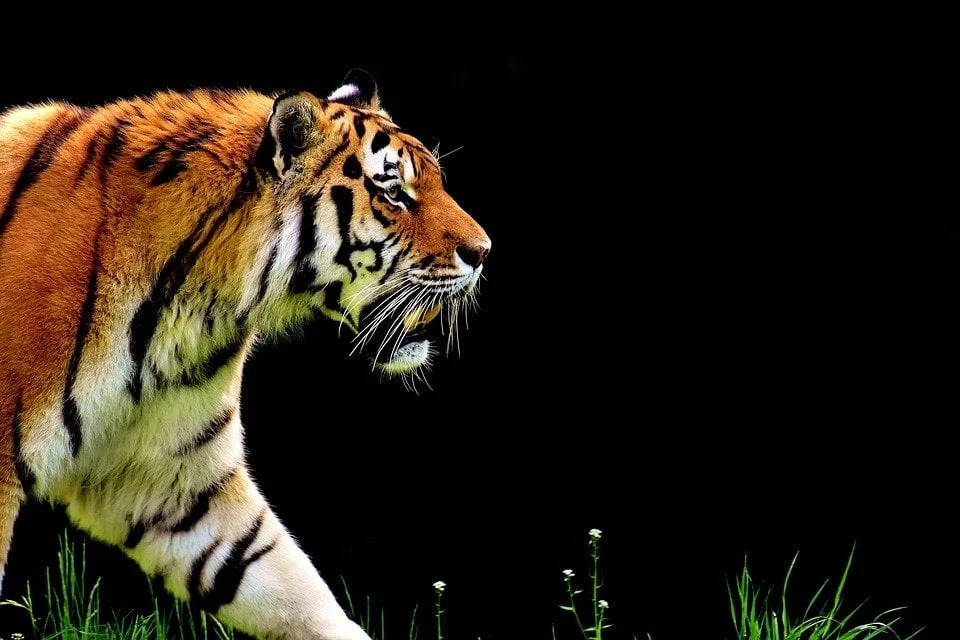
#> input picture JustForFun/sher.jpg, 960 x 640 px
$ python GA.py   (older library calls are emulated)
#> lines starting #> are read from the running program, lines starting #| are printed output that depends on the picture
from sys import flags
import numpy as np
from numpy.random import default_rng
from matplotlib.backends.backend_agg import FigureCanvasAgg as FigureCanvas
from matplotlib.figure import Figure
from matplotlib import pyplot as plt
from matplotlib import image
import cv2
seed = 123458
rng = default_rng(seed)

populationSize = 100

# x1 y1 x2 y2
bounds = [[-10,10],[-10,10],[-10,10],[-10,10]]

population = []
for b in bounds:
    var = b[0] + (rng.random((populationSize, )) * (b[1]-b[0]))
    population.append(var)

population = np.array(population).T
print(population.shape)


im = cv2.imread("sher.jpg", flags = 0)
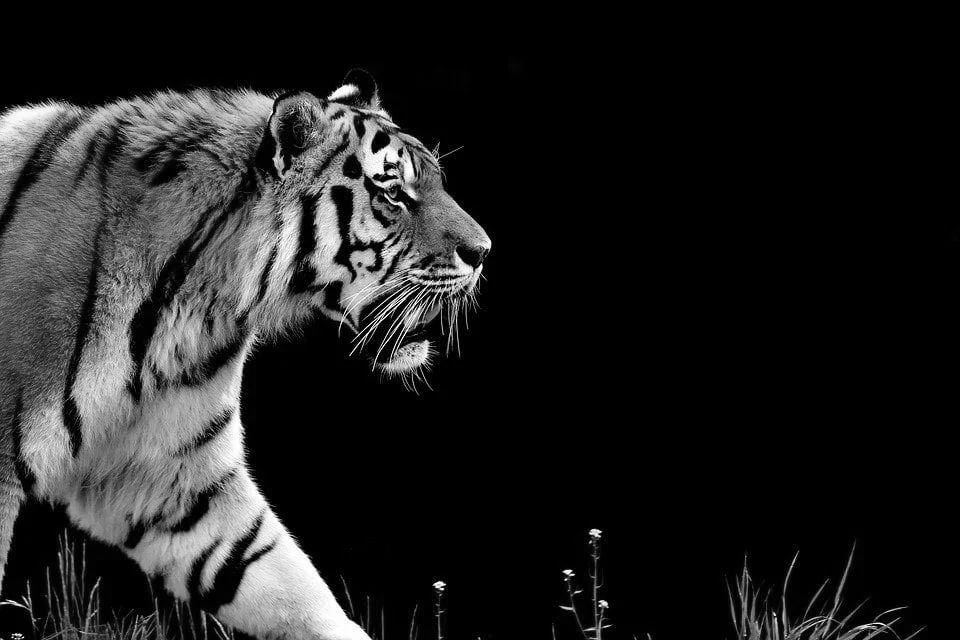
#> im: shape (640, 960); min 0, max 255, mean 33.2
sobelxy = cv2.Sobel(src=im, ddepth=cv2.CV_64F, dx=1, dy=1, ksize=5) # Combined X and Y Sobel Edge Detection
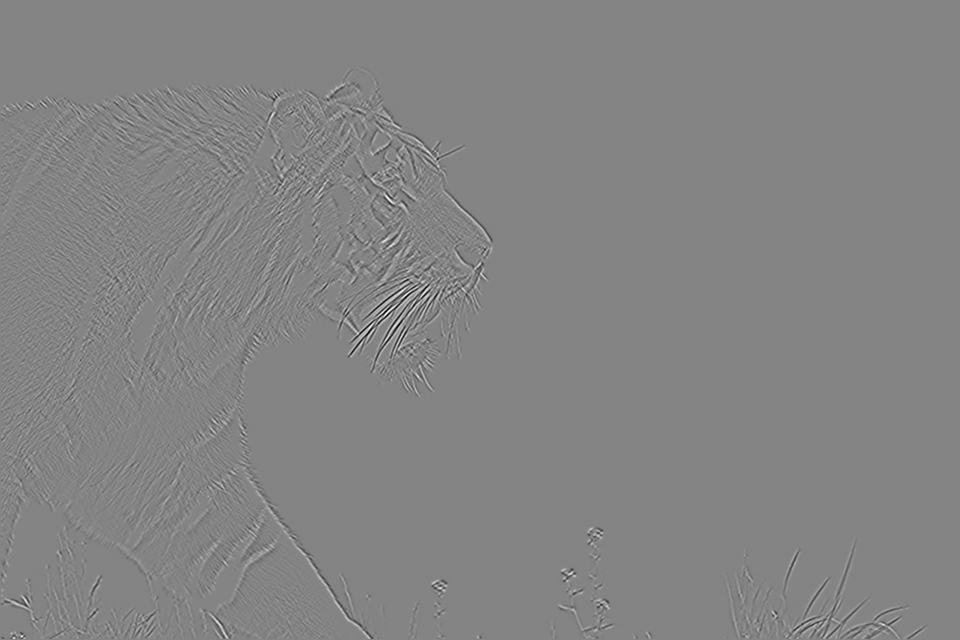
#> sobelxy: shape (640, 960) float64; min -3532, max 3290, mean 0; drawn with min black and max white

# cv2.imshow("", im)
# cv2.waitKey(0)
for y in population:
    plt.plot([y[0], y[2]], [y[1], y[3]])

# plt.xlim((0, im.shape[0]))
# plt.ylim((0, im.shape[1]))
plt.axis('off')
plt.show()
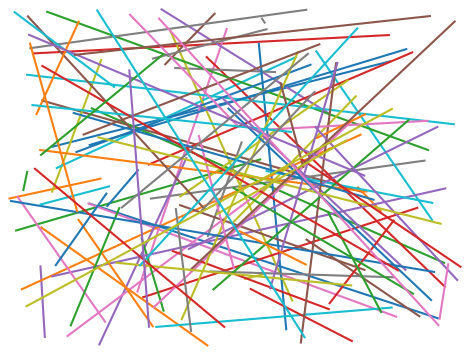
#> figure drawn by matplotlib, 1 panel
plt.savefig("test.png", bbox_inches='tight')

# imx = cv2.imread("test.png", flags = 0)
# print(im.shape)

$ run again, with JustForFun/sobel_xy.jpg copied over JustForFun/sher.jpg
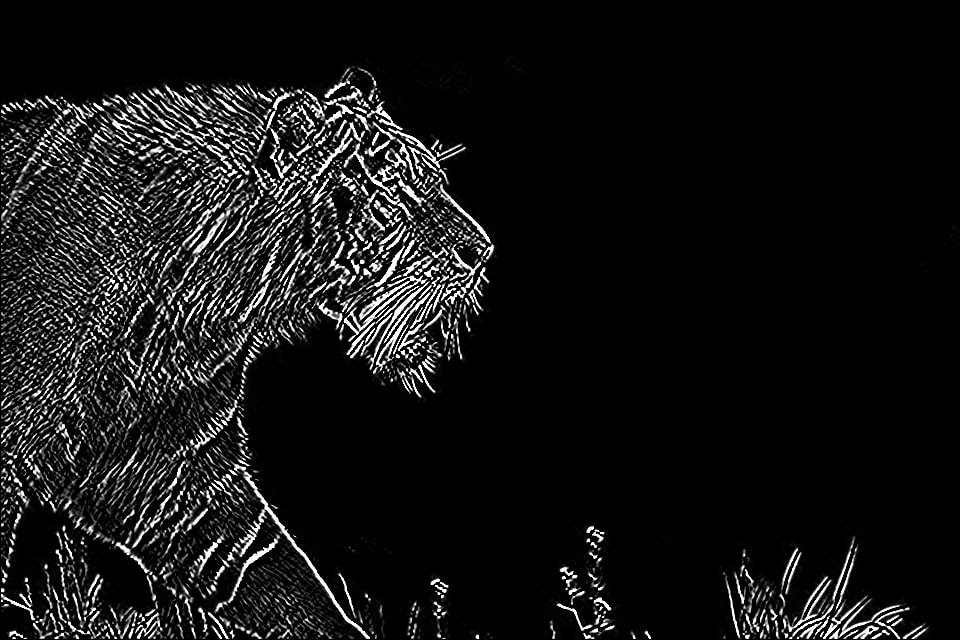
#> input picture JustForFun/sobel_xy.jpg, 960 x 640 px
#> `sobelxy = cv2.Sobel(src=im, ddepth=cv2.CV_64F, dx=1, dy=1, ksize=5)`:
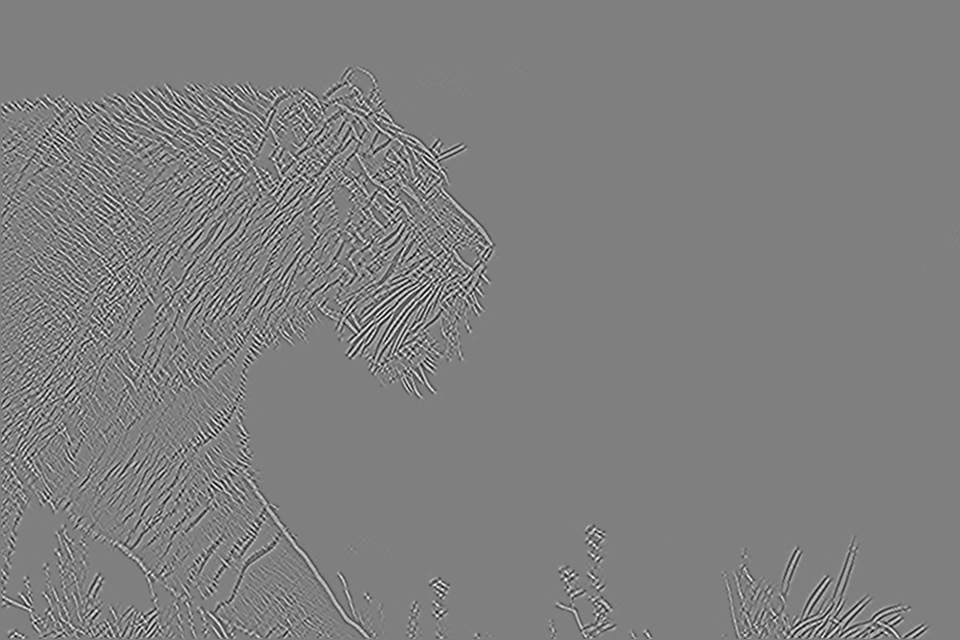
#> sobelxy: shape (640, 960) float64; min -4507, max 4479, mean 0; drawn with min black and max white
